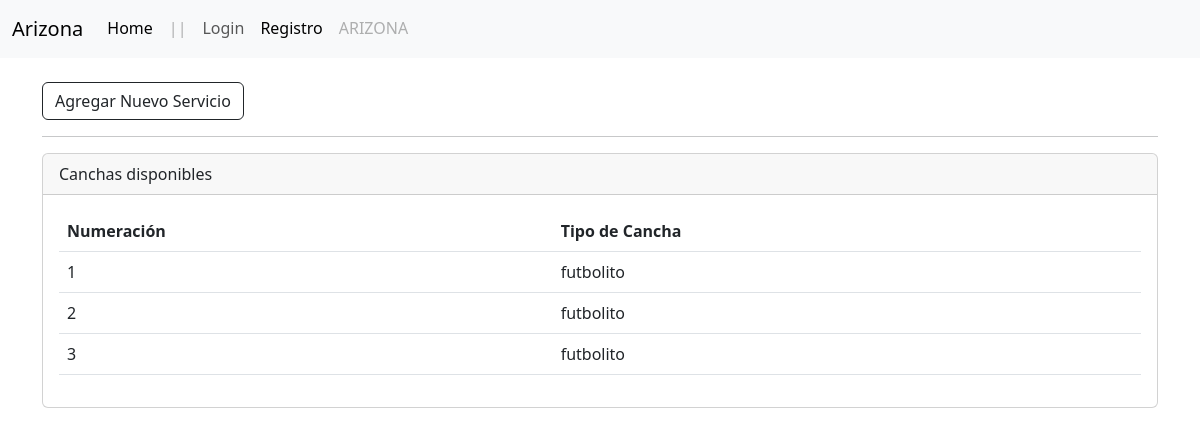
The app's page /servicio/listar/, older data.
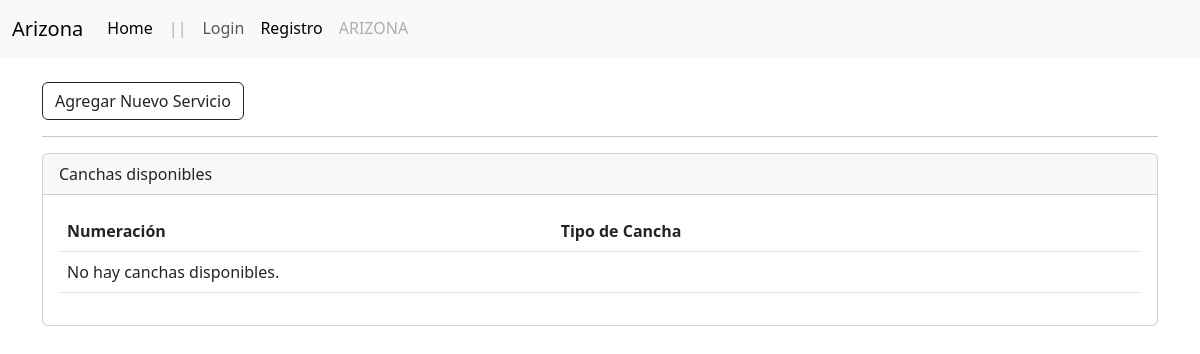
The same page, newer data.
### servicio/models.py (models this page shows, shortened)
class Cancha(models.Model):
    NUMERACION_CHOICES = [
        ('1', 'Cancha 1'),
        ('2', 'Cancha 2'),
        ('3', 'Cancha 3'),
        ('4', 'Cancha 4'),
        ('5', 'Cancha 5'),
        ('6', 'Cancha 6'),
        ('7', 'Cancha 7'),
        ('8', 'Cancha 8'),
    ]
    numeracion = models.CharField(max_length=10, choices=NUMERACION_CHOICES)
    tipo = models.ForeignKey(TipoCancha, on_delete=models.CASCADE, related_name='canchas')
    class Meta:
        verbose_name = _('Cancha')
        verbose_name_plural = _('Canchas')

class TipoCancha(models.Model):
    nombre = models.CharField(max_length=50)
    precio = models.DecimalField(max_digits=8, decimal_places=0)
    descripcion = models.TextField()
    def __str__(self):
        return self.nombre
    class Meta:
        verbose_name = _('Tipo de Cancha')
        verbose_name_plural = _('Tipos de Canchas')

### servicio/views.py (the view)
# urls.py: path('listar/', CanchaListView.as_view(), name='cancha-listar'),
class CanchaListView(ListView):
    model = Cancha
    template_name = 'servicios/listar.html'
    context_object_name = 'canchas'

### servicio/templates/servicios/listar.html (shortened to what this page needs)
{% extends "layout.html" %}
{% load static %}
{% load humanize %}
{% block container %}
<div class="container">
  <br>
  <a href="#" class="btn btn-outline-dark">Agregar Nuevo Servicio</a>
  <br>
  <hr>
  <div class="card">
    <div class="card-header">
      Canchas disponibles
    </div>
    <div class="card-body">
      <table class="table">
        <thead>
          <tr>
            <th>Numeración</th>
            <th>Tipo de Cancha</th>
          </tr>
        </thead>
        <tbody>
          {% for cancha in canchas %}
          <tr>
            <td>{{ cancha.numeracion }}</td>
            <td>{{ cancha.tipo }}</td>
          </tr>
          {% empty %}
          <tr>
            <td colspan="2">No hay canchas disponibles.</td>
          </tr>
          {% endfor %}
        </tbody>
      </table>
    </div>
  </div>
</div>
{% endblock %}

Row changes from the older to the newer data that the page shows:
removed Cancha: numeracion "1", tipo "futbolito"
removed Cancha: numeracion "2", tipo "futbolito"
removed Cancha: numeracion "3", tipo "futbolito"
Text that changed along with them:
text now shown: "No hay canchas disponibles."
